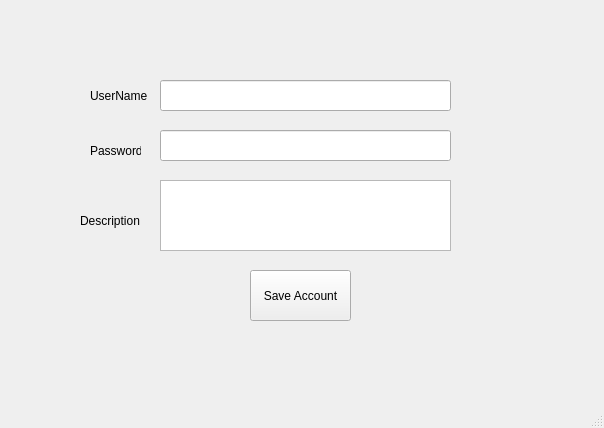
<?xml version="1.0" encoding="UTF-8"?>
<ui version="4.0">
 <class>MainWindow</class>
 <widget class="QMainWindow" name="MainWindow">
  <property name="geometry">
   <rect>
    <x>0</x>
    <y>0</y>
    <width>604</width>
    <height>428</height>
   </rect>
  </property>
  <property name="windowTitle">
   <string>MainWindow</string>
  </property>
  <widget class="QWidget" name="centralwidget">
   <widget class="QPushButton" name="pushButton">
    <property name="geometry">
     <rect>
      <x>250</x>
      <y>270</y>
      <width>101</width>
      <height>51</height>
     </rect>
    </property>
    <property name="text">
     <string>Save Account</string>
    </property>
   </widget>
   <widget class="QLabel" name="label">
    <property name="geometry">
     <rect>
      <x>90</x>
      <y>80</y>
      <width>71</width>
      <height>31</height>
     </rect>
    </property>
    <property name="text">
     <string>UserName</string>
    </property>
   </widget>
   <widget class="QLabel" name="label_2">
    <property name="geometry">
     <rect>
      <x>90</x>
      <y>140</y>
      <width>51</width>
      <height>21</height>
     </rect>
    </property>
    <property name="text">
     <string>Password</string>
    </property>
   </widget>
   <widget class="QLineEdit" name="passwordField">
    <property name="geometry">
     <rect>
      <x>160</x>
      <y>130</y>
      <width>291</width>
      <height>31</height>
     </rect>
    </property>
   </widget>
   <widget class="QLineEdit" name="userNameField">
    <property name="geometry">
     <rect>
      <x>160</x>
      <y>80</y>
      <width>291</width>
      <height>31</height>
     </rect>
    </property>
   </widget>
   <widget class="QLabel" name="label_3">
    <property name="geometry">
     <rect>
      <x>80</x>
      <y>210</y>
      <width>61</width>
      <height>21</height>
     </rect>
    </property>
    <property name="text">
     <string>Description</string>
    </property>
   </widget>
   <widget class="QTextEdit" name="textEdit">
    <property name="geometry">
     <rect>
      <x>160</x>
      <y>180</y>
      <width>291</width>
      <height>71</height>
     </rect>
    </property>
   </widget>
  </widget>
  <widget class="QMenuBar" name="menubar">
   <property name="geometry">
    <rect>
     <x>0</x>
     <y>0</y>
     <width>604</width>
     <height>21</height>
    </rect>
   </property>
  </widget>
  <widget class="QStatusBar" name="statusbar"/>
 </widget>
 <resources/>
 <connections/>
</ui>
